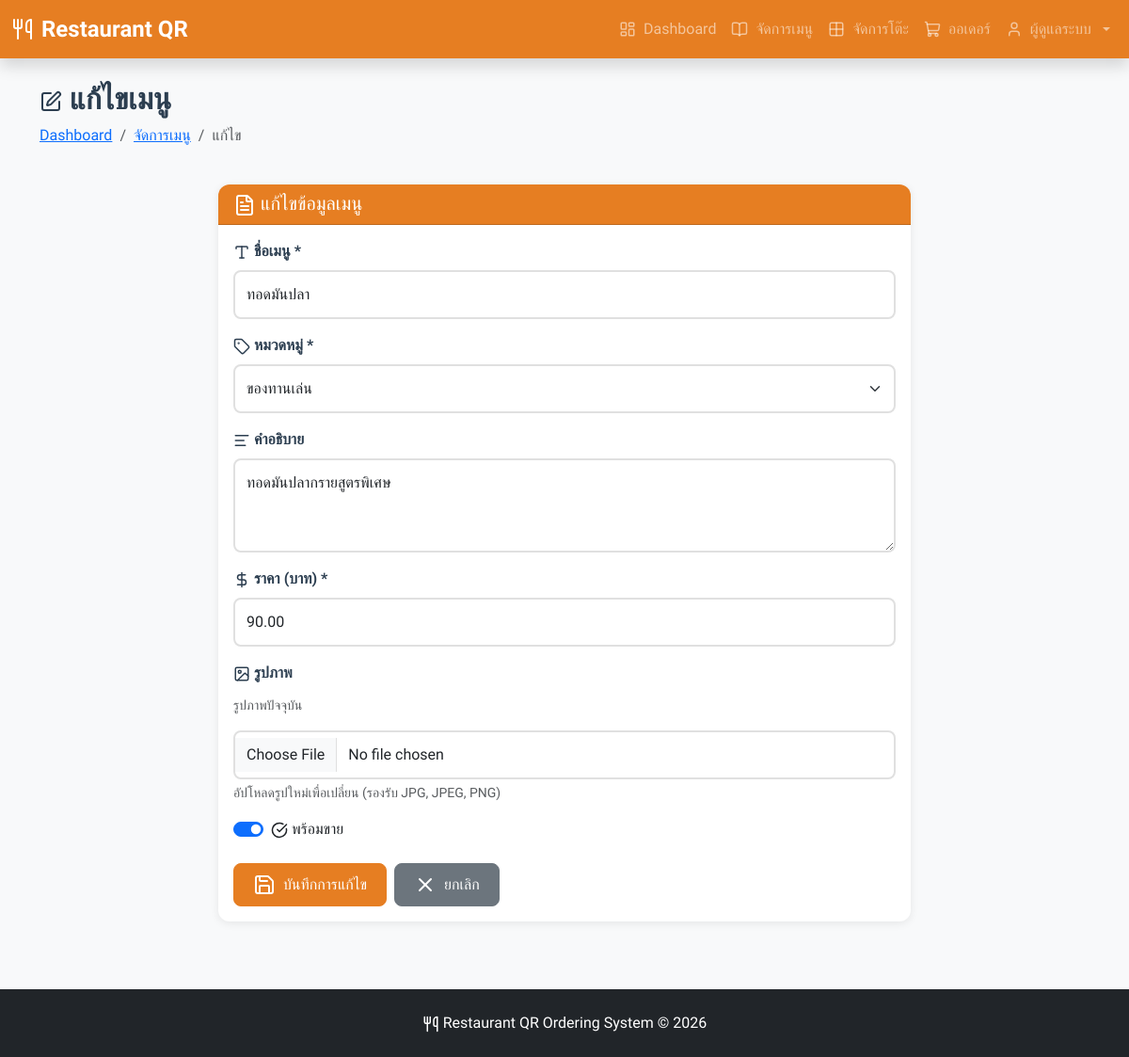
Screenshot of /menu-edit.php?id=5 (signed in) with the database file from the repository.
### tables this page shows
CREATE TABLE IF NOT EXISTS menu_items (
    id INT AUTO_INCREMENT PRIMARY KEY,
    category_id INT NOT NULL,
    name VARCHAR(150) NOT NULL,
    description TEXT NULL,
    price DECIMAL(10,2) NOT NULL,
    image VARCHAR(255) NULL,
    is_available BOOLEAN DEFAULT TRUE,
    created_at TIMESTAMP DEFAULT CURRENT_TIMESTAMP,
    FOREIGN KEY (category_id) REFERENCES categories(id) ON DELETE CASCADE
);

CREATE TABLE IF NOT EXISTS categories (
    id INT AUTO_INCREMENT PRIMARY KEY,
    name VARCHAR(100) NOT NULL,
    description TEXT NULL,
    display_order INT DEFAULT 0,
    created_at TIMESTAMP DEFAULT CURRENT_TIMESTAMP
);

### menu-edit.php (the view, shortened to what this page needs)
<?php
$database = new Database();
$db = $database->getConnection();
$menu_id = $_GET['id'] ?? 0;
$query = "SELECT * FROM menu_items WHERE id = :id";
$stmt = $db->prepare($query);
$stmt->bindParam(':id', $menu_id);
$stmt->execute();
$menu = $stmt->fetch();
$query = "SELECT * FROM categories ORDER BY display_order, name";
$stmt = $db->query($query);
$categories = $stmt->fetchAll();
require_once '../includes/header.php';
?>
<main class="py-4">
    <div class="container">
        <div class="row mb-4">
            <div class="col">
                <h2 class="fw-bold">
                    <i data-lucide="edit"></i>
                    แก้ไขเมนู
                </h2>
                <nav aria-label="breadcrumb">
                    <ol class="breadcrumb">
                        <li class="breadcrumb-item"><a href="dashboard.php">Dashboard</a></li>
                        <li class="breadcrumb-item"><a href="menu.php">จัดการเมนู</a></li>
                        <li class="breadcrumb-item active">แก้ไข</li>
                    </ol>
                </nav>
            </div>
        </div>
        <div class="row justify-content-center">
            <div class="col-lg-8">
                <div class="card fade-in">
                    <div class="card-header">
                        <h5 class="mb-0">
                            <i data-lucide="file-text"></i>
                            แก้ไขข้อมูลเมนู
                        </h5>
                    </div>
                    <div class="card-body">
                        <form method="POST" enctype="multipart/form-data">
                            <div class="mb-3">
                                <label for="name" class="form-label">
                                    <i data-lucide="type" class="icon-sm"></i> ชื่อเมนู *
                                </label>
                                <input type="text" class="form-control" id="name" name="name"
                                       value="<?php echo htmlspecialchars($_POST['name'] ?? $menu['name']); ?>" required>
                            </div>
                            <div class="mb-3">
                                <label for="category_id" class="form-label">
                                    <i data-lucide="tag" class="icon-sm"></i> หมวดหมู่ *
                                </label>
                                <select class="form-select" id="category_id" name="category_id" required>
                                    <?php foreach ($categories as $category): ?>
                                        <option value="<?php echo $category['id']; ?>"
                                                <?php echo (isset($_POST['category_id']) ? $_POST['category_id'] : $menu['category_id']) == $category['id'] ? 'selected' : ''; ?>>
                                            <?php echo htmlspecialchars($category['name']); ?>
                                        </option>
                                    <?php endforeach; ?>
                                </select>
                            </div>
                            <div class="mb-3">
                                <label for="description" class="form-label">
                                    <i data-lucide="align-left" class="icon-sm"></i> คำอธิบาย
                                </label>
                                <textarea class="form-control" id="description" name="description" rows="3"><?php echo htmlspecialchars($_POST['description'] ?? $menu['description']); ?></textarea>
                            </div>
                            <div class="mb-3">
                                <label for="price" class="form-label">
                                    <i data-lucide="dollar-sign" class="icon-sm"></i> ราคา (บาท) *
                                </label>
                                <input type="number" class="form-control" id="price" name="price"
                                       value="<?php echo htmlspecialchars($_POST['price'] ?? $menu['price']); ?>"
                                       step="0.01" min="0" required>
                            </div>
                            <div class="mb-3">
                                <label for="image" class="form-label">
                                    <i data-lucide="image" class="icon-sm"></i> รูปภาพ
                                </label>
                                <?php if ($menu['image']): ?>
                                    <div class="mb-2">
                                        <p class="small text-muted mt-1">รูปภาพปัจจุบัน</p>
                                    </div>
                                <?php endif; ?>
                                <input type="file" class="form-control" id="image" name="image" accept="image/jpeg,image/png,image/jpg">
                                <div class="form-text">อัปโหลดรูปใหม่เพื่อเปลี่ยน (รองรับ JPG, JPEG, PNG)</div>
                            </div>
                            <div class="mb-4">
                                <div class="form-check form-switch">
                                    <input class="form-check-input" type="checkbox" id="is_available" name="is_available"
                                           <?php echo (isset($_POST['is_available']) ? isset($_POST['is_available']) : $menu['is_available']) ? 'checked' : ''; ?>>
                                    <label class="form-check-label" for="is_available">
                                        <i data-lucide="check-circle" class="icon-sm"></i> พร้อมขาย
                                    </label>
                                </div>
                            </div>
                            <div class="d-flex gap-2">
                                <button type="submit" class="btn btn-primary">
                                    <i data-lucide="save"></i>
                                    บันทึกการแก้ไข
                                </button>
                                <a href="menu.php" class="btn btn-secondary">
                                    <i data-lucide="x"></i>
                                    ยกเลิก
                                </a>
                            </div>
                        </form>
                    </div>
                </div>
            </div>
        </div>
    </div>
</main>
<?php require_once '../includes/footer.php'; ?>

### style.css (style rules this page uses)
:root { --primary-color: #E67E22; --primary-dark: #D35400; --success-color: #27AE60; --danger-color: #E74C3C; --warning-color: #F39C12; --dark-color: #2C3E50; --light-bg: #F8F9FA; --white: #FFFFFF; }
* { margin: 0; padding: 0; box-sizing: border-box; }
body { font-family: 'Prompt', sans-serif; background-color: var(--light-bg); color: var(--dark-color); min-height: 100vh; display: flex; flex-direction: column; }
main { flex: 1; }
.btn-primary { background-color: var(--primary-color); border-color: var(--primary-color); }
.icon-sm { width: 18px; height: 18px; }
.card { border: none; border-radius: 12px; box-shadow: 0 2px 10px rgba(0, 0, 0, 0.08); transition: all 0.3s ease; }
.card-header { background-color: var(--primary-color); color: white; border-radius: 12px 12px 0 0 !important; font-weight: 600; }
.btn { border-radius: 8px; padding: 10px 20px; font-weight: 500; transition: all 0.3s ease; display: inline-flex; align-items: center; gap: 8px; }
.form-control, .form-select { border-radius: 8px; border: 2px solid #E0E0E0; padding: 12px; transition: all 0.3s ease; }
.form-label { font-weight: 600; margin-bottom: 8px; color: var(--dark-color); }
.fade-in { animation: fadeIn 0.5s ease; }

### rows the page displays
menu_items: name "ทอดมันปลา", category_id "ของทานเล่น", description "ทอดมันปลากรายสูตรพิเศษ", price "90.00", is_available "☑"

### other values shown
$_SESSION['full_name'] "ผู้ดูแลระบบ"
